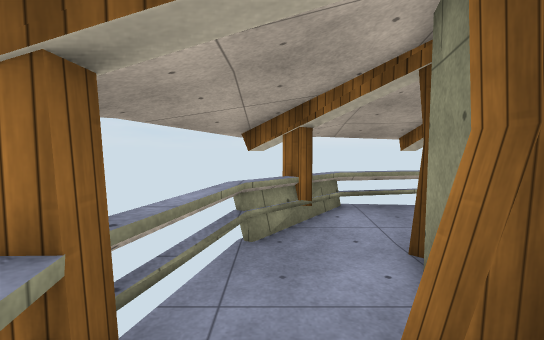
[1] (above)

12 first-person views from a walk through a Unity game level. The camera is 1.4 m above the floor, tilts 4° down and sees 90° across. The floor is counted in squares, 1 m on a side. Each view is taken from the middle of a square. On the plan, view 1 faces up. The plan holds only what a view shows up to about 13 squares ahead; the rest is blank. The place goes on beyond the plan. Surface patterns are stand-ins for the level's own textures.

[2]
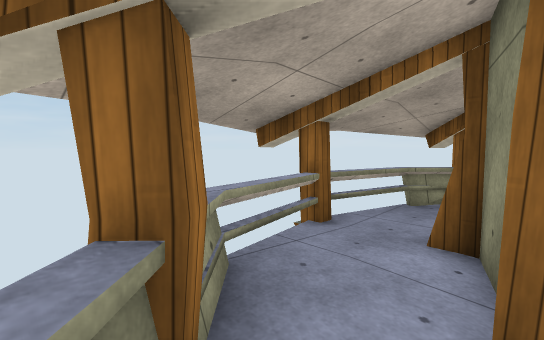

[3]
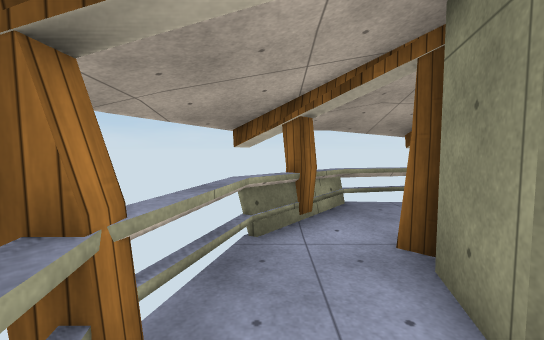

[4]
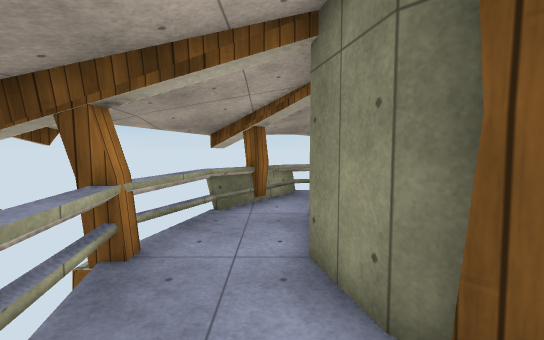

[5]
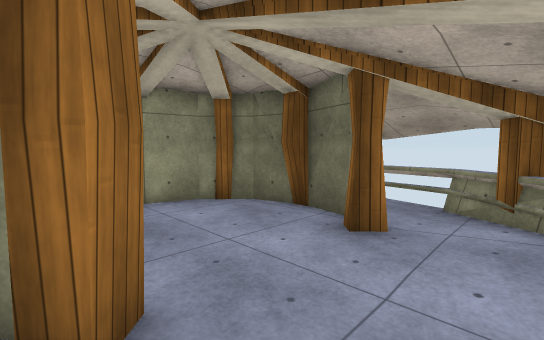

[6]
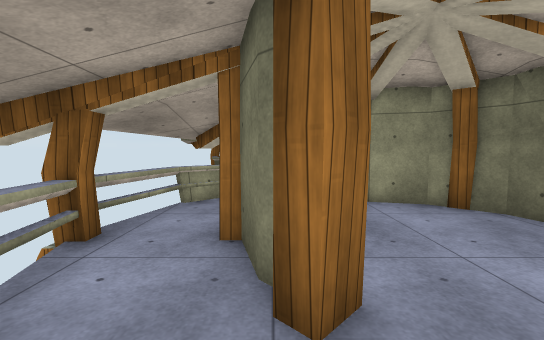

[7]
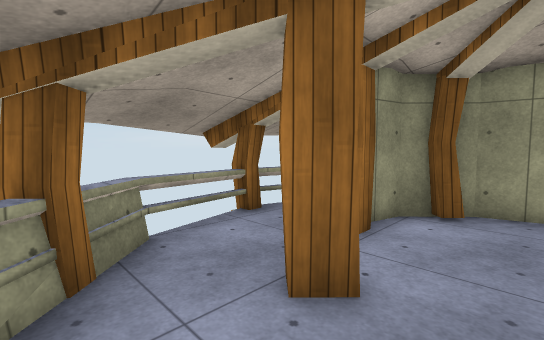

[8]
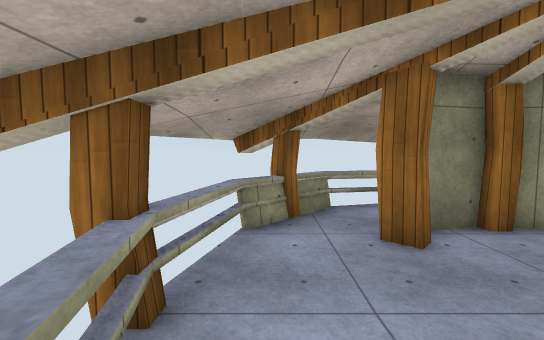

[9]
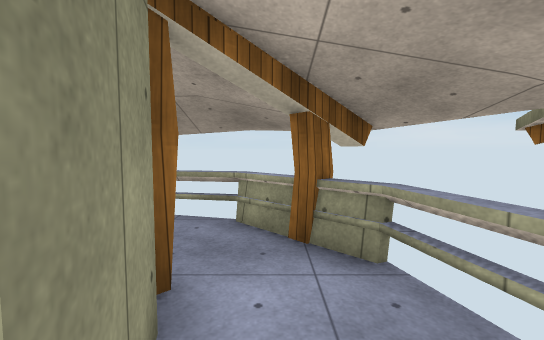

[10]
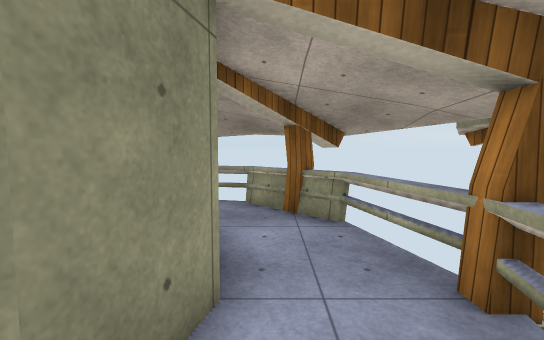

[11]
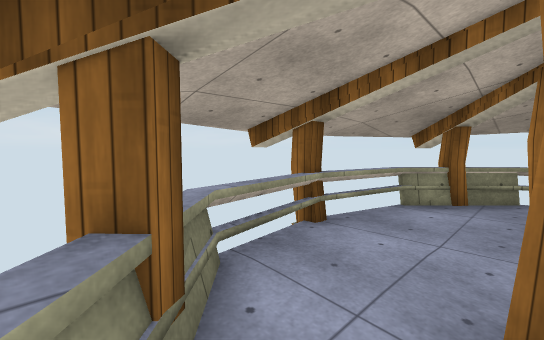

[12]
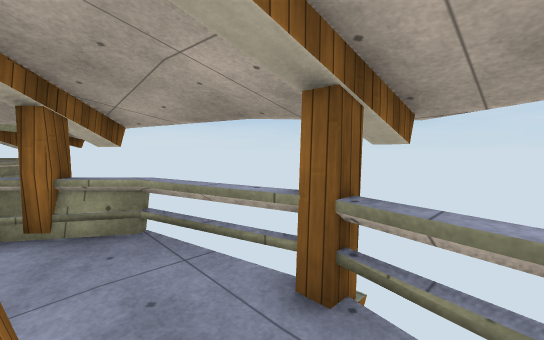

### Floor plan
Points are (right, up) in squares from view 1. A wall is a line through its corners. A room is listed if a view was taken in it or the views show most of it. See-through windows are left out.
Room 1 (view 1)
walls: (-0.5, -1.2) (1.7, -3.3); (1.2, 1.3) (1.2, 1.8); (1.8, 0.1) (1.5, 1.4); (-1, 1.7) (-1, 1.3); (1.7, 1.4) (0.8, 1.3); (2.1, -1.1) (1.8, -0.7)
low walls: (1.1, 1.3) (1.1, 1.8); (-1.1, 1.7) (-0.5, -1.2); (-0.9, 2.6) (-1.1, 1.6)
ways out: opening at (2, -2) to room 2; opening at (0, 2) to room 4
Room 2 (views 2, 3, 4, 9, 10)
walls: (6.4, -0.7) (6, -1.1) (4.5, -1.5) (2.9, -1.1); (4.2, -3.9) (4.7, -3.9); (4.2, -4.1) (4.7, -4.1); (7.3, -3.4) (8.8, -1.9); (2.5, -0.7) (2.1, -1.1); (8.5, -3) (8, -2.5); (0.8, -2.4) (0.4, -2.8)
low walls: (1.6, -3.4) (4.5, -3.9) (7.3, -3.4)
ways out: opening at (2, -2) to room 1; opening at (8, -2) to room 5
Room 3 (views 5, 6, 7, 8)
walls: (2.2, 4.2) (2.7, 3.7) (2.4, 3.4); (1.8, 3.1) (1.4, 1.7); (1.9, 1.8) (1.9, 1.2); (6.6, 3.3) (6.2, 3.7) (6.7, 4.2); (1.5, 1.2) (1.8, 0.1) (2.9, -1.1) (4.4, -1.5); (7.1, 1.2) (7.1, 1.8); (7.5, 1.7) (7.2, 3); (1.6, 6.5) (0.9, 5.8); (6.1, -0.7) (6.6, -0.1); (4.8, 7.2) (4.2, 7.2); (6.6, -0.5) (7.1, 0) (7.4, 1.2); (4.9, -1.4) (6, -1.1) (6.3, -0.8)
low walls: (1.7, 1.8) (1.7, 1.4); (7.3, 6.5) (4.6, 7.1) (1.6, 6.5)
ways out: opening at (2, 5) to room 4; opening at (7, 5) to room 5
Room 4 (views 11, 12)
walls: (0.6, 5.4) (-0.7, 6.7); (0.9, 5.8) (-0.4, 4.5); (1.5, 2) (1.8, 3.1); (1.1, 1.8) (1.7, 1.8)
low walls: (-0.4, 4.5) (-0.9, 2.6)
ways out: opening at (0, 2) to room 1; opening at (2, 5) to room 3
Room 5 (no view inside)
walls: (7.1, 1.8) (7.9, 1.9); (7.1, 3.2) (7.5, 1.7); (9.9, 1.5) (9.9, 1.9); (6.7, 4.2) (7.1, 3.8); (9.5, 4.4) (7.3, 6.5); (8.8, -1.9) (9.5, -1.3)
low walls: (9.9, 1.9) (9.5, 4.4); (9.5, -1.3) (10, 1.6)
ways out: opening at (8, -2) to room 2; opening at (7, 5) to room 3

Where each view was taken, in squares from view 1:
view 1: 0 up, 0 right, facing up
view 2: 3 down, 2 right, facing up-left
view 3: 3 down, 6 right, facing left
view 4: 2 down, 8 right, facing left
view 5: 6 up, 7 right, facing down-left
view 6: 6 up, 7 right, facing down
view 7: 6 up, 5 right, facing down-right
view 8: 6 up, 2 right, facing right
view 9: 2 down, 4 right, facing right
view 10: 2 down, 2 right, facing right
view 11: 4 up, 0 right, facing up-right
view 12: 3 up, 1 right, facing down-left
